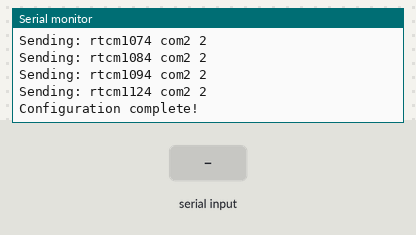
Bench run of a sketch on a simulated Arduino Uno, built with avr-gcc and run on an emulated ATmega328P. On the bench: the last lines printed to the serial monitor. Inputs (shaded band) come from the test bench.

Above: at 8.7 s.
8.8 s: "1" received over the second serial link
At 10.0 s:
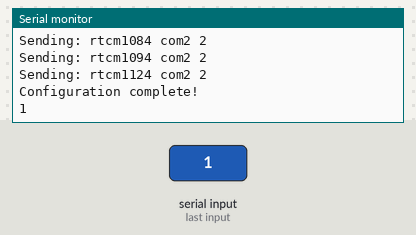
10.3 s: "0" received over the second serial link
At 11.3 s:
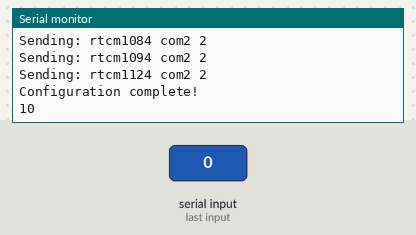
Timing chart, 0 to 13.3 s (numbered marks = the images above; inputs shaded):
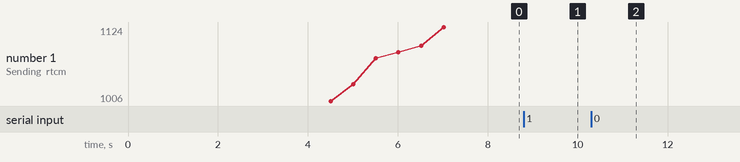

Measured:
- after the input at 8.8 s, the serial monitor: prints a new line at once (image 1)
- after the input at 10.3 s, the serial monitor: prints a new line at once (image 2)

The sketch:

gps_base.ino
```cpp
#include <SoftwareSerial.h>

SoftwareSerial gpsSerial(4, 5); // RX = D4, TX = D5

const double BASE_LATITUDE = 30.2225356;
const double BASE_LONGITUDE = 57.09026540;
const double BASE_HEIGHT = 1782.5;

void setup() {
  Serial.begin(115200);
  gpsSerial.begin(115200);

  delay(3000);
  Serial.println("Starting GPS Base Configuration...");

  configureBaseStation();
}

void loop() {
  // Monitor GPS output
  if (gpsSerial.available()) {
    Serial.write(gpsSerial.read());
  }

  // Send manual commands from Serial Monitor
  if (Serial.available()) {
    gpsSerial.write(Serial.read());
  }
}

void configureBaseStation() {
  String commands[] = {
    "MODE BASE " + String(BASE_LATITUDE, 11) + " " +
                    String(BASE_LONGITUDE, 11) + " " +
                    String(BASE_HEIGHT, 2),
    "unlog",
    "CONFIG COM2 9600",
    "rtcm1006 com2 10",
    "rtcm1033 com2 10",
    "rtcm1074 com2 2",
    "rtcm1084 com2 2",
    "rtcm1094 com2 2",
    "rtcm1124 com2 2",
    "rtcm1230 com2 10",
    "SAVECONFIG",

  };

  for (int i = 0; i < 9; i++) {
    Serial.print("Sending: ");
    Serial.println(commands[i]);
    gpsSerial.println(commands[i]);
    delay(500); // Wait for processing
  }

  Serial.println("Configuration complete!");
}
```
